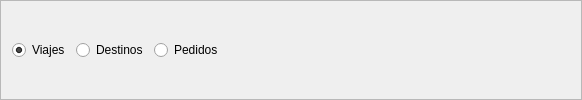
                 <widget class="QFrame" name="frame_15">
                  <property name="frameShape">
                   <enum>QFrame::StyledPanel</enum>
                  </property>
                  <property name="frameShadow">
                   <enum>QFrame::Raised</enum>
                  </property>
                  <layout class="QGridLayout" name="gridLayout_20">
                   <item row="0" column="0">
                    <widget class="QRadioButton" name="radioButtonOptimizaManualViajes">
                     <property name="toolTip">
                      <string>Viajes</string>
                     </property>
                     <property name="toolTipDuration">
                      <number>3</number>
                     </property>
                     <property name="text">
                      <string>Viajes</string>
                     </property>
                     <property name="checked">
                      <bool>true</bool>
                     </property>
                    </widget>
                   </item>
                   <item row="0" column="1">
                    <widget class="QRadioButton" name="radioButtonOptimizaManualDestinos">
                     <property name="toolTip">
                      <string>Destinos</string>
                     </property>
                     <property name="toolTipDuration">
                      <number>3</number>
                     </property>
                     <property name="statusTip">
                      <string comment="qqqq" extracomment="wwww"/>
                     </property>
                     <property name="text">
                      <string>Destinos</string>
                     </property>
                    </widget>
                   </item>
                   <item row="0" column="2">
                    <widget class="QRadioButton" name="radioButtonOptimizaManualPedidos">
                     <property name="toolTip">
                      <string>Pedidos</string>
                     </property>
                     <property name="toolTipDuration">
                      <number>3</number>
                     </property>
                     <property name="text">
                      <string>Pedidos</string>
                     </property>
                    </widget>
                   </item>
                   <item row="0" column="3">
                    <spacer name="horizontalSpacer_13">
                     <property name="orientation">
                      <enum>Qt::Horizontal</enum>
                     </property>
                     <property name="sizeHint" stdset="0">
                      <size>
                       <width>347</width>
                       <height>20</height>
                      </size>
                     </property>
                    </spacer>
                   </item>
                  </layout>
                 </widget>
